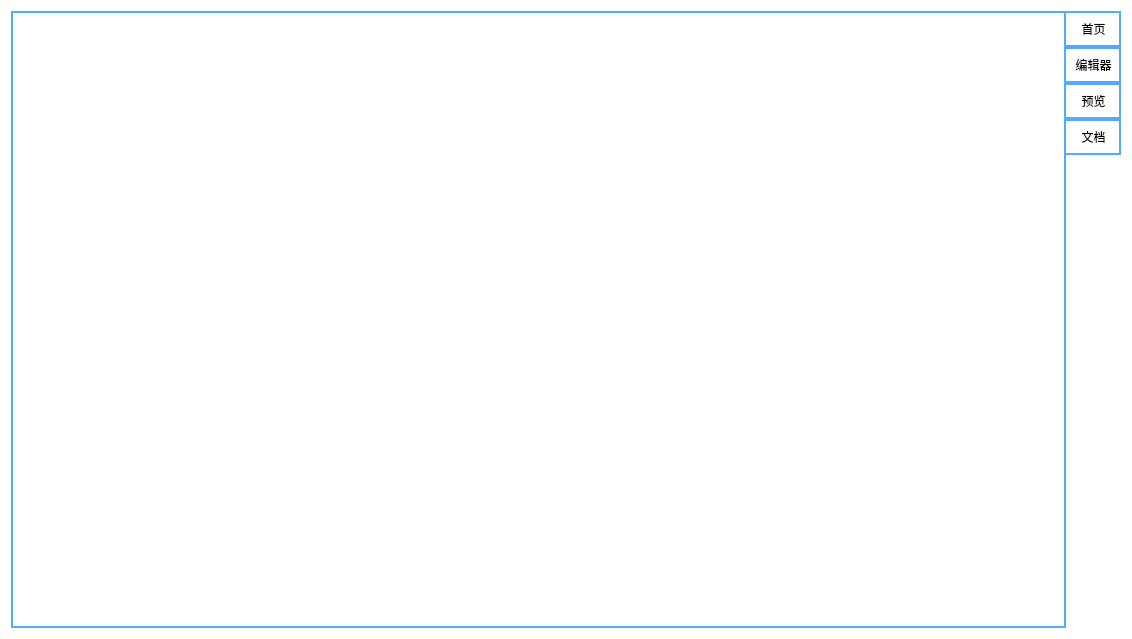
<?xml version="1.0" encoding="UTF-8"?>
<ui version="4.0">
 <class>contentUI</class>
 <widget class="QWidget" name="contentUI">
  <property name="geometry">
   <rect>
    <x>0</x>
    <y>0</y>
    <width>1132</width>
    <height>639</height>
   </rect>
  </property>
  <property name="windowTitle">
   <string>Form</string>
  </property>
  <property name="styleSheet">
   <string notr="true">#contentUI{
background-color: rgb(255, 255, 255);
}</string>
  </property>
  <layout class="QHBoxLayout" name="horizontalLayout_5">
   <property name="spacing">
    <number>0</number>
   </property>
   <item>
    <widget class="QTabWidget" name="tab">
     <property name="styleSheet">
      <string notr="true">#tab::pane { /* The tab widget frame */
    border-right: 2px solid #C2C7CB;
	font:  &quot;Agency FB&quot; 12pt;
  }

#tab::tab-bar {
      left:0px; /* move to the right by 5px */
  }

  /* Style the tab using the tab sub-control. Note that
      it reads QTabBar _not_ QTabWidget */
#tab::tab {
	  background-color: rgb(255, 255, 255);
      color: rgb(0, 0, 0);
   /*   max-width: 0ex;
	  max-height: 0ex;*/
  }

#tab::pane { /* The tab widget frame */
       border: 2px solid rgb(85, 170, 255);
       position: absolute;
   }

</string>
     </property>
     <property name="tabPosition">
      <enum>QTabWidget::East</enum>
     </property>
     <property name="tabShape">
      <enum>QTabWidget::Rounded</enum>
     </property>
     <property name="currentIndex">
      <number>-1</number>
     </property>
    </widget>
   </item>
   <item>
    <layout class="QVBoxLayout" name="verticalLayout">
     <item>
      <widget class="QWidget" name="widget" native="true">
       <property name="styleSheet">
        <string notr="true">.QWidget{
	border: 2px solid rgb(85, 170, 255);
	border-left-width:0px;
}
.QWidget:hover{
     background-color:rgb(85, 170, 255);
}</string>
       </property>
       <layout class="QHBoxLayout" name="horizontalLayout">
        <item>
         <widget class="QPushButton" name="pushButton">
          <property name="sizePolicy">
           <sizepolicy hsizetype="Preferred" vsizetype="Preferred">
            <horstretch>0</horstretch>
            <verstretch>0</verstretch>
           </sizepolicy>
          </property>
          <property name="styleSheet">
           <string notr="true">border:  0px solid  rgb(85, 170, 255);
font:  15pt 75 &quot;微软雅黑&quot;;</string>
          </property>
          <property name="text">
           <string>首页</string>
          </property>
         </widget>
        </item>
       </layout>
      </widget>
     </item>
     <item>
      <widget class="QWidget" name="widget_2" native="true">
       <property name="styleSheet">
        <string notr="true">.QWidget{
	border: 2px solid rgb(85, 170, 255);
	border-left-width:0px;
}
.QWidget:hover{
     background-color:rgb(85, 170, 255);
}</string>
       </property>
       <layout class="QHBoxLayout" name="horizontalLayout_2">
        <item>
         <widget class="QPushButton" name="pushButton_2">
          <property name="sizePolicy">
           <sizepolicy hsizetype="Preferred" vsizetype="Preferred">
            <horstretch>0</horstretch>
            <verstretch>0</verstretch>
           </sizepolicy>
          </property>
          <property name="styleSheet">
           <string notr="true">border: 0px solid rgb(85, 170, 255);
font: 75 15pt &quot;微软雅黑&quot;;</string>
          </property>
          <property name="text">
           <string>编辑器</string>
          </property>
         </widget>
        </item>
       </layout>
      </widget>
     </item>
     <item>
      <widget class="QWidget" name="widget_3" native="true">
       <property name="styleSheet">
        <string notr="true">.QWidget{
	border: 2px solid rgb(85, 170, 255);
	border-left-width:0px;
}
.QWidget:hover{
     background-color:rgb(85, 170, 255);
}</string>
       </property>
       <layout class="QHBoxLayout" name="horizontalLayout_3">
        <item>
         <widget class="QPushButton" name="pushButton_3">
          <property name="sizePolicy">
           <sizepolicy hsizetype="Preferred" vsizetype="Preferred">
            <horstretch>0</horstretch>
            <verstretch>0</verstretch>
           </sizepolicy>
          </property>
          <property name="styleSheet">
           <string notr="true">border: 0px solid rgb(85, 170, 255);
font: 75 15pt &quot;微软雅黑&quot;;</string>
          </property>
          <property name="text">
           <string>预览</string>
          </property>
         </widget>
        </item>
       </layout>
      </widget>
     </item>
     <item>
      <widget class="QWidget" name="widget_4" native="true">
       <property name="styleSheet">
        <string notr="true">.QWidget{
	border: 2px solid rgb(85, 170, 255);
	border-left-width:0px;
}
.QWidget:hover{
     background-color:rgb(85, 170, 255);
}</string>
       </property>
       <layout class="QHBoxLayout" name="horizontalLayout_4">
        <item>
         <widget class="QPushButton" name="pushButton_4">
          <property name="sizePolicy">
           <sizepolicy hsizetype="Preferred" vsizetype="Preferred">
            <horstretch>0</horstretch>
            <verstretch>0</verstretch>
           </sizepolicy>
          </property>
          <property name="styleSheet">
           <string notr="true">border: 0px solid rgb(85, 170, 255);
font: 75 15pt &quot;微软雅黑&quot;;</string>
          </property>
          <property name="text">
           <string>文档</string>
          </property>
         </widget>
        </item>
       </layout>
      </widget>
     </item>
     <item>
      <spacer name="verticalSpacer">
       <property name="orientation">
        <enum>Qt::Vertical</enum>
       </property>
       <property name="sizeHint" stdset="0">
        <size>
         <width>20</width>
         <height>40</height>
        </size>
       </property>
      </spacer>
     </item>
    </layout>
   </item>
  </layout>
 </widget>
 <resources/>
 <connections/>
</ui>
